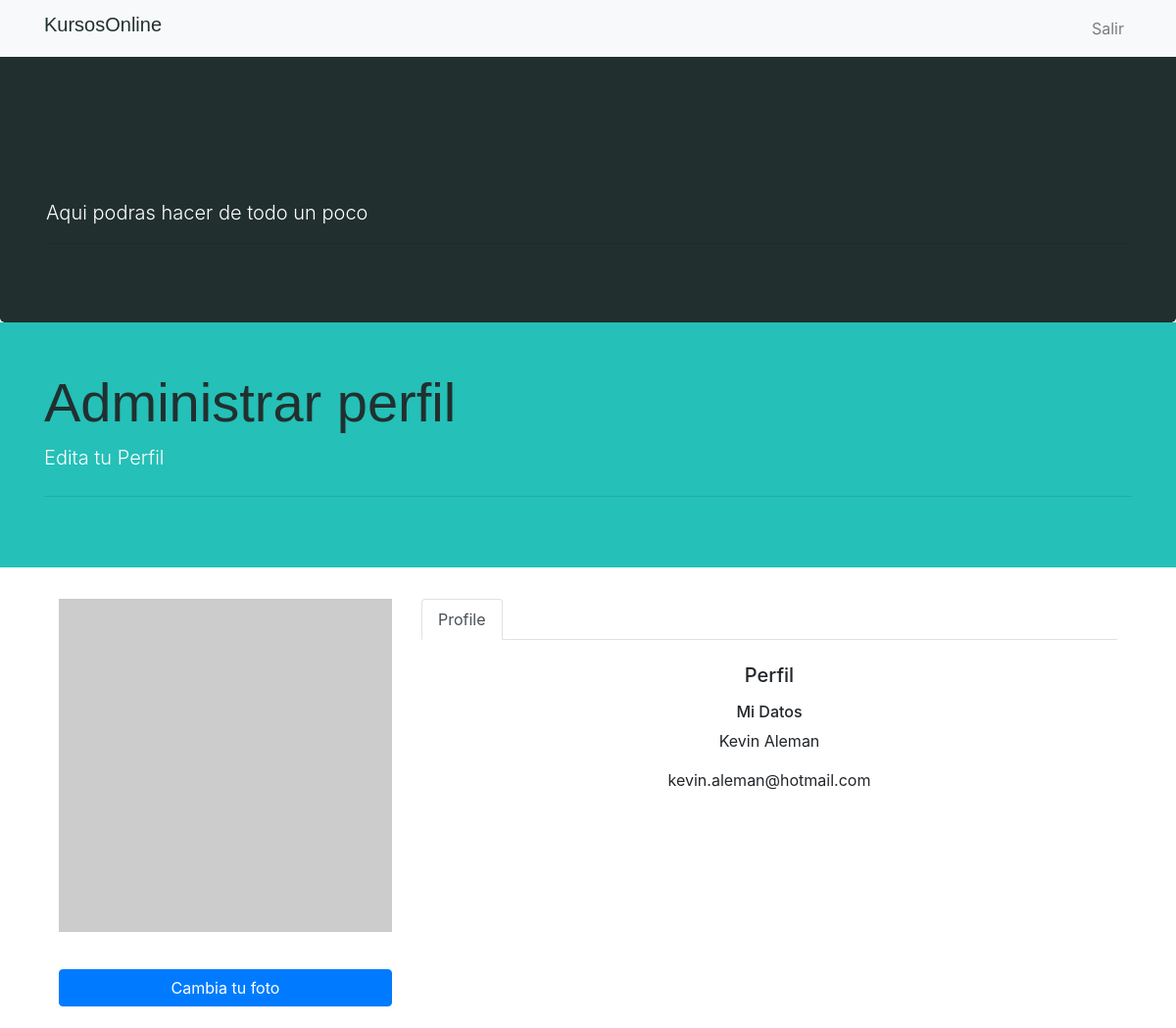
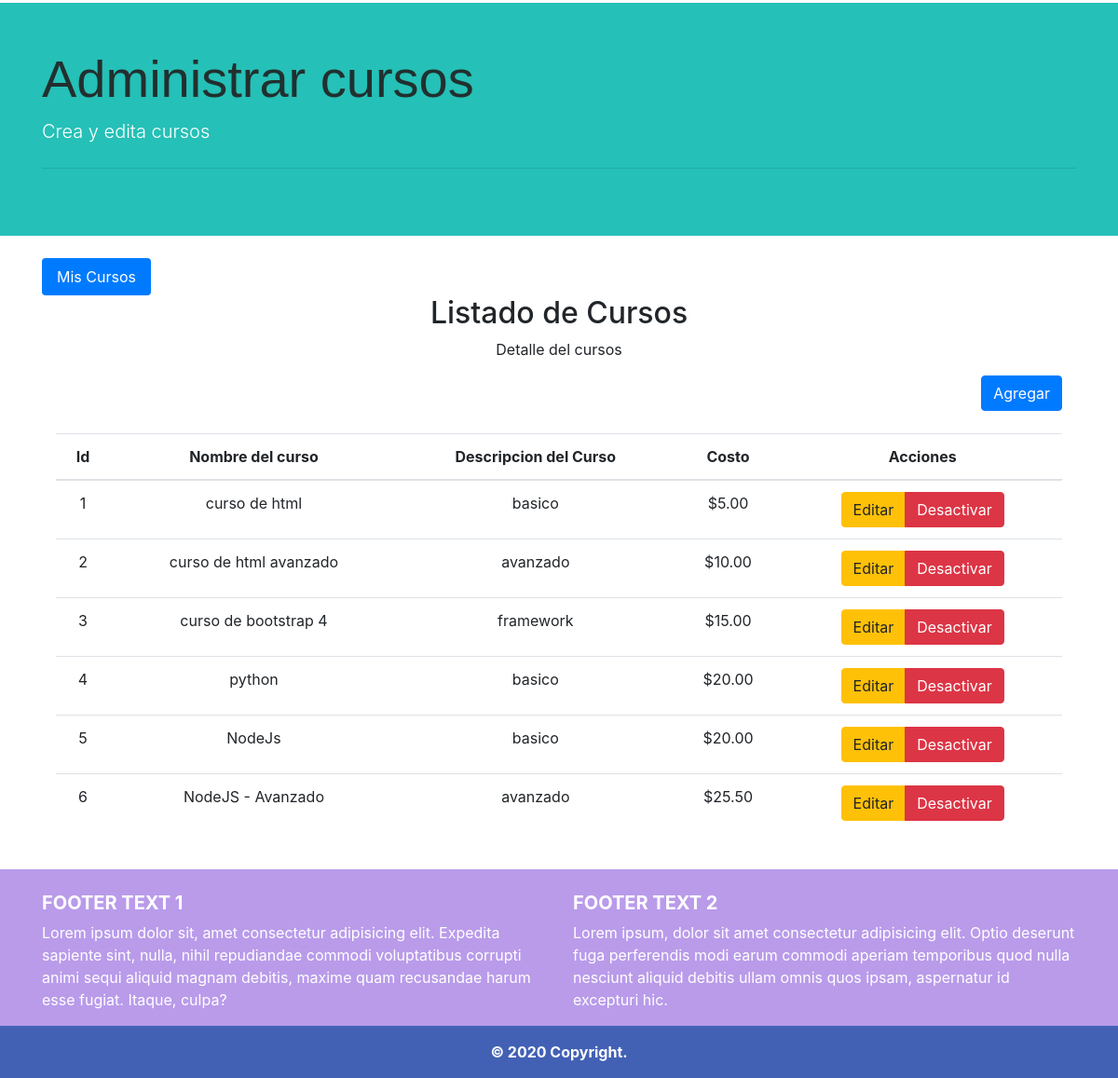
The page /adminProfesor/1 on the database its author committed (2 pictures, top to bottom).
### app.py (models this page shows)
class Usuario(db.Model):
    id = db.Column(db.Integer, primary_key=True)
    nombre = db.Column(db.String(200))
    apellido = db.Column(db.String(200))
    correo = db.Column(db.String(200))
    contrasenia = db.Column(db.String(200))
    role = db.Column(db.Integer)

class Cursos(db.Model):
    id = db.Column(db.Integer, primary_key=True)
    nombre = db.Column(db.String(200))
    descripcion = db.Column(db.String(200))
    imgURL = db.Column(db.String(200))
    precio = db.Column(db.DECIMAL(10,2))
    idProfesor = db.Column(db.Integer)
    activo = db.Column(db.Integer)

### app.py (the view)
@app.route('/adminProfesor/<id>',methods=['GET'])
def adminProfesor(id):
    idProfesor = id
    usuarioQuery = Usuario.query.filter_by(id=idProfesor).all()
    cursosQuery = Cursos.query.filter_by(idProfesor=idProfesor).all()
    return render_template('adminProfesor.html',usuario=usuarioQuery,cursos=cursosQuery)

### templates/adminProfesor.html (shortened to what this page needs)
<!DOCTYPE html>
<html lang="en">
    <head>
        <link rel="stylesheet" href="https://maxcdn.bootstrapcdn.com/bootstrap/4.5.2/css/bootstrap.min.css">
        <link rel="stylesheet" href="https://cdnjs.cloudflare.com/ajax/libs/font-awesome/4.7.0/css/font-awesome.min.css">
        <link rel="stylesheet" href="{{ url_for('static', filename = 'main.css') }}">
    </head>
    <body>
        <nav class="navbar navbar-expand-lg navbar-light bg-light fixed-top">
            <div class="container">
            <a class="navbar-brand" href="#"><h1>KursosOnline</h1></a>
            <div class="collapse navbar-collapse" id="navbarResponsive">
                <ul class="navbar-nav ml-auto">
                    <li class="nav-item">
                        <a class="nav-link" href="/">Salir</a>
                    </li>
                </ul>
            </div>
            </div>
        </nav>
        <header>
            <div class="jumbotron">
                <div class="container">
                    <br>
                    <h1 class="display-2">Administración</h1>
                    <p class="lead">Aqui podras hacer de todo un poco</p>
                    <hr>
                </div>
            </div>
        </header>
        <section class="py-5">
            <div class="container">
                <h1 class="display-4">Administrar perfil</h1>
                <p class="lead">Edita tu Perfil</p>
                <hr class="my-4">
            </div>
        </section>
        <div class="container py-4 text-center">
            <div class="container">
                <div class="row my-2">
                    <div class="col-lg-8 order-lg-2">
                        <ul class="nav nav-tabs">
                            <li class="nav-item">
                                <a href="" data-target="#profile" data-toggle="tab" class="nav-link active">Profile</a>
                            </li>
                        </ul>
                        <div class="tab-content py-4">
                            <div class="tab-pane active" id="profile">
                                <h5 class="mb-3">Perfil</h5>
                                <div class="row">
                                    <div class="col-md-12">
                                        <h6>Mi Datos</h6>
                                        <p>{{ usuario[0].nombre }} {{usuario[0].apellido}}</p>
                                        <p>{{ usuario[0].correo }}</p>
                                    </div>
                                </div>
                            </div>
                        </div>
                    </div>
                    <div class="col-lg-4 order-lg-1 text-center">
                        <img src="//placehold.it/500" class="mx-auto img-fluid img-circle d-block" alt="avatar">
                        <label class="custom-file">
                            <span class="btn btn-primary btn-block">Cambia tu foto</span>
                        </label>
                    </div>
                </div>
            </div>
        </div>
        <section class="py-5">
            <div class="container">
                <h1 class="display-4">Administrar cursos</h1>
                <p class="lead">Crea y edita cursos</p>
                <hr class="my-4">
            </div>
        </section>
        <div class="container py-4 text-center">
            <ul class="nav nav-pills">
                <li class="nav-item">
                    <a class="nav-link active" data-toggle="pill" href="#misCursos">Mis Cursos</a>
                </li>
            </ul>
            <div class="tab-content">
                <div class="tab-pane container active" id="misCursos">
                    <h2>Listado de Cursos</h2>
                    <p>Detalle del cursos</p>
                    <div class="d-flex justify-content-end">
                        <button type="button" class="btn btn-primary" data-toggle="modal" data-target="#exampleModal">Agregar</button>
                    </div>
                    <br>
                    <table class="table table-hover">
                        <thead>
                        <tr>
                            <th>Id</th>
                            <th>Nombre del curso</th>
                            <th>Descripcion del Curso</th>
                            <th>Costo</th>
                            <th>Acciones</th>
                        </tr>
                        </thead>
                        <tbody>
                            {% for curso in cursos %}
                                <tr>
                                    <td>{{ curso.id }}</td>
                                    <td>{{ curso.nombre }}</td>
                                    <td>{{ curso.descripcion }}</td>
                                    <td>${{ curso.precio }}</td>
                                    <td>
                                        <div class="btn-group" role="group" >
                                            <button type="button" class="btn btn-warning">Editar</button>
                                            <button type="button" class="btn btn-danger">Desactivar</button>
                                        </div>
                                    </td>
                                </tr>
                            {% endfor %}
                        </tbody>
                    </table>
                </div>
            </div>
        </div>
        <footer class="page-footer font-small teal pt-4">
            <div class="container text-center text-md-left">
            <div class="row">
                <div class="col-md-6 mt-md-0 mt-3">
                <h5 class="text-uppercase font-weight-bold">Footer text 1</h5>
                <p>Lorem ipsum dolor sit, amet consectetur adipisicing elit. Expedita sapiente sint, nulla, nihil
                    repudiandae commodi voluptatibus corrupti animi sequi aliquid magnam debitis, maxime quam recusandae
                    harum esse fugiat. Itaque, culpa?</p>
                </div>
                <div class="col-md-6 mb-md-0 mb-3">
                <h5 class="text-uppercase font-weight-bold">Footer text 2</h5>
                <p>Lorem ipsum, dolor sit amet consectetur adipisicing elit. Optio deserunt fuga perferendis modi earum
                    commodi aperiam temporibus quod nulla nesciunt aliquid debitis ullam omnis quos ipsam, aspernatur id
                    excepturi hic.</p>
                </div>
            </div>
            </div>
            <div class="footer-copyright text-center py-3">
                <strong>© 2020 Copyright.</strong>
            </div>
        </footer>
    </body>
</html>

### static/main.css (style rules this page uses)
body { background: white; }
section { background:#25c0b7; color:white; }
footer { background:#b99bea; color:white; }
.footer-copyright { background:#4261b5; color: white ; }
.jumbotron { color: white; background: #21302f; margin-bottom:0; }
h1 { color: #21302f; font-family: sans-serif; font-size: 1em; animation: Kursos 500ms linear infinite; }

### rows shown on the page
Usuario: nombre "Kevin", apellido "Aleman", correo "kevin.aleman@hotmail.com"
Cursos: id "1", nombre "curso de html", descripcion "basico", precio "5.00"
Cursos: id "2", nombre "curso de html avanzado", descripcion "avanzado", precio "10.00"
Cursos: id "3", nombre "curso de bootstrap 4", descripcion "framework", precio "15.00"
Cursos: id "4", nombre "python", descripcion "basico", precio "20.00"
Cursos: id "5", nombre "NodeJs", descripcion "basico", precio "20.00"
Cursos: id "6", nombre "NodeJS - Avanzado", descripcion "avanzado", precio "25.50"
